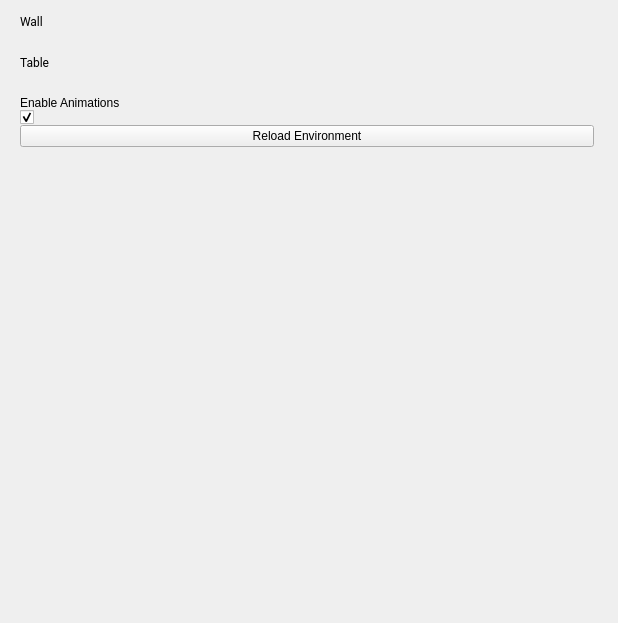
<?xml version="1.0" encoding="UTF-8"?>
<ui version="4.0">
 <class>CameraVirtualSceneSubpage</class>
 <widget class="QWidget" name="CameraVirtualSceneSubpage">
  <property name="geometry">
   <rect>
    <x>0</x>
    <y>0</y>
    <width>618</width>
    <height>623</height>
   </rect>
  </property>
  <property name="windowTitle">
   <string>Form</string>
  </property>
  <layout class="QVBoxLayout" name="verticalLayout_4">
   <property name="spacing">
    <number>0</number>
   </property>
   <property name="leftMargin">
    <number>20</number>
   </property>
   <property name="topMargin">
    <number>14</number>
   </property>
   <property name="rightMargin">
    <number>24</number>
   </property>
   <property name="bottomMargin">
    <number>24</number>
   </property>
   <item>
    <layout class="QVBoxLayout" name="verticalLayout">
     <property name="spacing">
      <number>8</number>
     </property>
     <property name="sizeConstraint">
      <enum>QLayout::SetMinimumSize</enum>
     </property>
     <item>
      <widget class="QLabel" name="labelWall">
       <property name="sizePolicy">
        <sizepolicy hsizetype="Preferred" vsizetype="Minimum">
         <horstretch>0</horstretch>
         <verstretch>0</verstretch>
        </sizepolicy>
       </property>
       <property name="font">
        <font>
         <family>Roboto</family>
        </font>
       </property>
       <property name="text">
        <string>Wall</string>
       </property>
       <property name="Style" stdset="0">
        <string>Title</string>
       </property>
      </widget>
     </item>
     <item>
      <widget class="PosterImageWell" name="imageWall" native="true"/>
     </item>
    </layout>
   </item>
   <item>
    <spacer name="verticalSpacer_3">
     <property name="orientation">
      <enum>Qt::Vertical</enum>
     </property>
     <property name="sizeType">
      <enum>QSizePolicy::Fixed</enum>
     </property>
     <property name="sizeHint" stdset="0">
      <size>
       <width>20</width>
       <height>18</height>
      </size>
     </property>
    </spacer>
   </item>
   <item>
    <layout class="QVBoxLayout" name="verticalLayout_2">
     <property name="spacing">
      <number>8</number>
     </property>
     <property name="sizeConstraint">
      <enum>QLayout::SetMinimumSize</enum>
     </property>
     <item>
      <widget class="QLabel" name="labelTable">
       <property name="sizePolicy">
        <sizepolicy hsizetype="Preferred" vsizetype="Minimum">
         <horstretch>0</horstretch>
         <verstretch>0</verstretch>
        </sizepolicy>
       </property>
       <property name="font">
        <font>
         <family>Roboto</family>
        </font>
       </property>
       <property name="text">
        <string>Table</string>
       </property>
       <property name="Style" stdset="0">
        <string>Title</string>
       </property>
      </widget>
     </item>
     <item>
      <widget class="PosterImageWell" name="imageTable" native="true"/>
     </item>
    </layout>
   </item>
   <item>
    <spacer name="verticalSpacer_4">
     <property name="orientation">
      <enum>Qt::Vertical</enum>
     </property>
     <property name="sizeType">
      <enum>QSizePolicy::Fixed</enum>
     </property>
     <property name="sizeHint" stdset="0">
      <size>
       <width>20</width>
       <height>18</height>
      </size>
     </property>
    </spacer>
   </item>
   <item>
    <layout class="QVBoxLayout" name="verticalLayout_3">
     <item>
      <widget class="QLabel" name="labelTV">
       <property name="text">
        <string>Enable Animations</string>
       </property>
      </widget>
     </item>
     <item>
      <widget class="QCheckBox" name="toggleTV">
       <property name="text">
        <string/>
       </property>
       <property name="checked">
        <bool>true</bool>
       </property>
       <property name="ColorGroup" stdset="0">
        <string>Toggle</string>
       </property>
      </widget>
     </item>
     <item>
      <widget class="QPushButton" name="reloadEnvironment">
       <property name="toolTip">
        <string>Reloads environment.ini contents of the device.</string>
       </property>
       <property name="text">
        <string>Reload Environment</string>
       </property>
      </widget>
     </item>
    </layout>
   </item>
   <item>
    <spacer name="verticalSpacer">
     <property name="orientation">
      <enum>Qt::Vertical</enum>
     </property>
     <property name="sizeHint" stdset="0">
      <size>
       <width>20</width>
       <height>40</height>
      </size>
     </property>
    </spacer>
   </item>
  </layout>
 </widget>
 <customwidgets>
  <customwidget>
   <class>PosterImageWell</class>
   <extends>QWidget</extends>
   <header>android/skin/qt/poster-image-well.h</header>
  </customwidget>
 </customwidgets>
 <resources>
  <include location="../resources.qrc"/>
 </resources>
 <connections/>
</ui>
